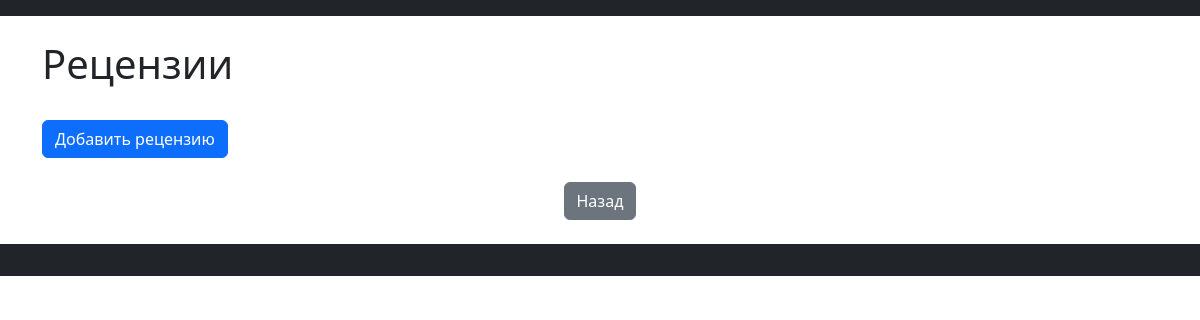
The app's page /book/2, older data.
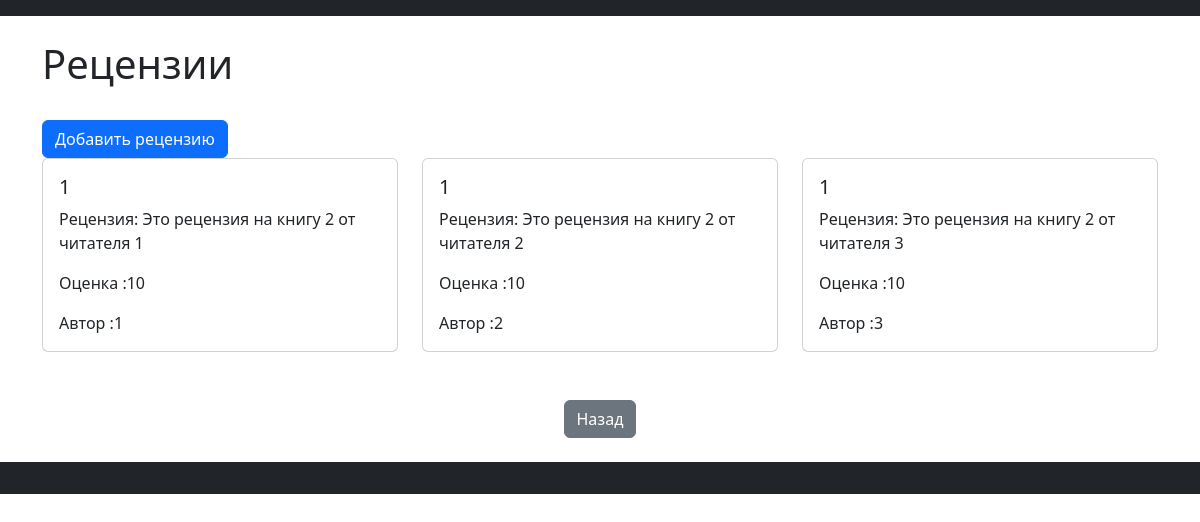
The same page, newer data.
### app/models.py (models this page shows)
class Book(Base):
    __tablename__ = 'books'
    id = Column(Integer, primary_key = True, index = True)
    title = Column(String, unique=True, index = True,nullable=False)
    author = Column(String, index = True, nullable=False)
    image_url = Column(String, index = True, nullable=True)
    description = Column(Text, index = True, nullable=True)
    reviews = relationship('Review', back_populates='book')

class Review(Base):
    __tablename__ = 'reviews'
    id = Column(Integer, primary_key=True, index=True)
    text = Column(Text, nullable=True, index = True)
    rating = Column(Integer, nullable=False, index = True)
    user_id = Column(Integer, ForeignKey('users.id'))
    book_id = Column(Integer, ForeignKey('books.id'))
    user = relationship('User', back_populates='reviews')
    book = relationship('Book', back_populates='reviews')

### app/routes/routes.py (the view)
@router.get("/book/{book_id}", tags=['Book'])
def book_reviews_page(book_id, request: Request, db: Session = Depends(get_db)):
    book = db.query(Book).filter(Book.id == book_id).first()
    if not book:
        raise HTTPException(status_code=404, detail="Книга не найдена")
    review = db.query(Review).filter(Review.book_id == book_id).all()
    return templates.TemplateResponse('book_reviews.html', {'request': request, 'book': book, "reviews": review})

### app/templates/book_reviews.html (shortened to what this page needs)
<!DOCTYPE html>
<html lang="ru">
<head>
    <link href="https://cdn.jsdelivr.net/npm/bootstrap@5.3.0/dist/css/bootstrap.min.css" rel="stylesheet">
</head>
<body>
    <nav class="navbar navbar-expand-lg navbar-dark bg-dark" id="main-nav">
    </nav>
    <div class="container mt-4">
        <div class="d-flex justify-content-between align-items-center mb-4">
            <h1>Рецензии</h1>
        </div>
        <a href="/review/add/{{ book.id }}" class="btn btn-primary">
    Добавить рецензию
</a>
        <div id="books-container" class="row">
            {% for review in reviews %}
            <div class="col-md-4 mb-4">
<div            class="card h-100 book-card">
                <div class="card-body d-flex flex-column">
                    <h5 class="card-title">{{ book.title }}</h5>
                    <p class="card-text">Рецензия: {{ review.text }}</p>
                    <p class="card-text">Оценка :{{ review.rating }}</p>
                    <p class="card-text">Автор :{{ review.user_id }}</p>
                    </div>
                </div>
            </div>
            {% endfor %}
        </div>
        <div class="text-center my-4">
            <a href="/menu" class="btn btn-secondary">Назад</a>
        </div>
    </div>
    <footer class="bg-dark text-white py-3 mt-4" id="main-footer">
    </footer>
</body>
</html>

Row changes from the older to the newer data that the page shows:
added Review: text "Это рецензия на книгу 2 от читателя 1", rating "10", user_id "1"
now on this page (row unchanged): Book: title "1"
added Review: text "Это рецензия на книгу 2 от читателя 2", rating "10", user_id "2"
added Review: text "Это рецензия на книгу 2 от читателя 3", rating "10", user_id "3"
